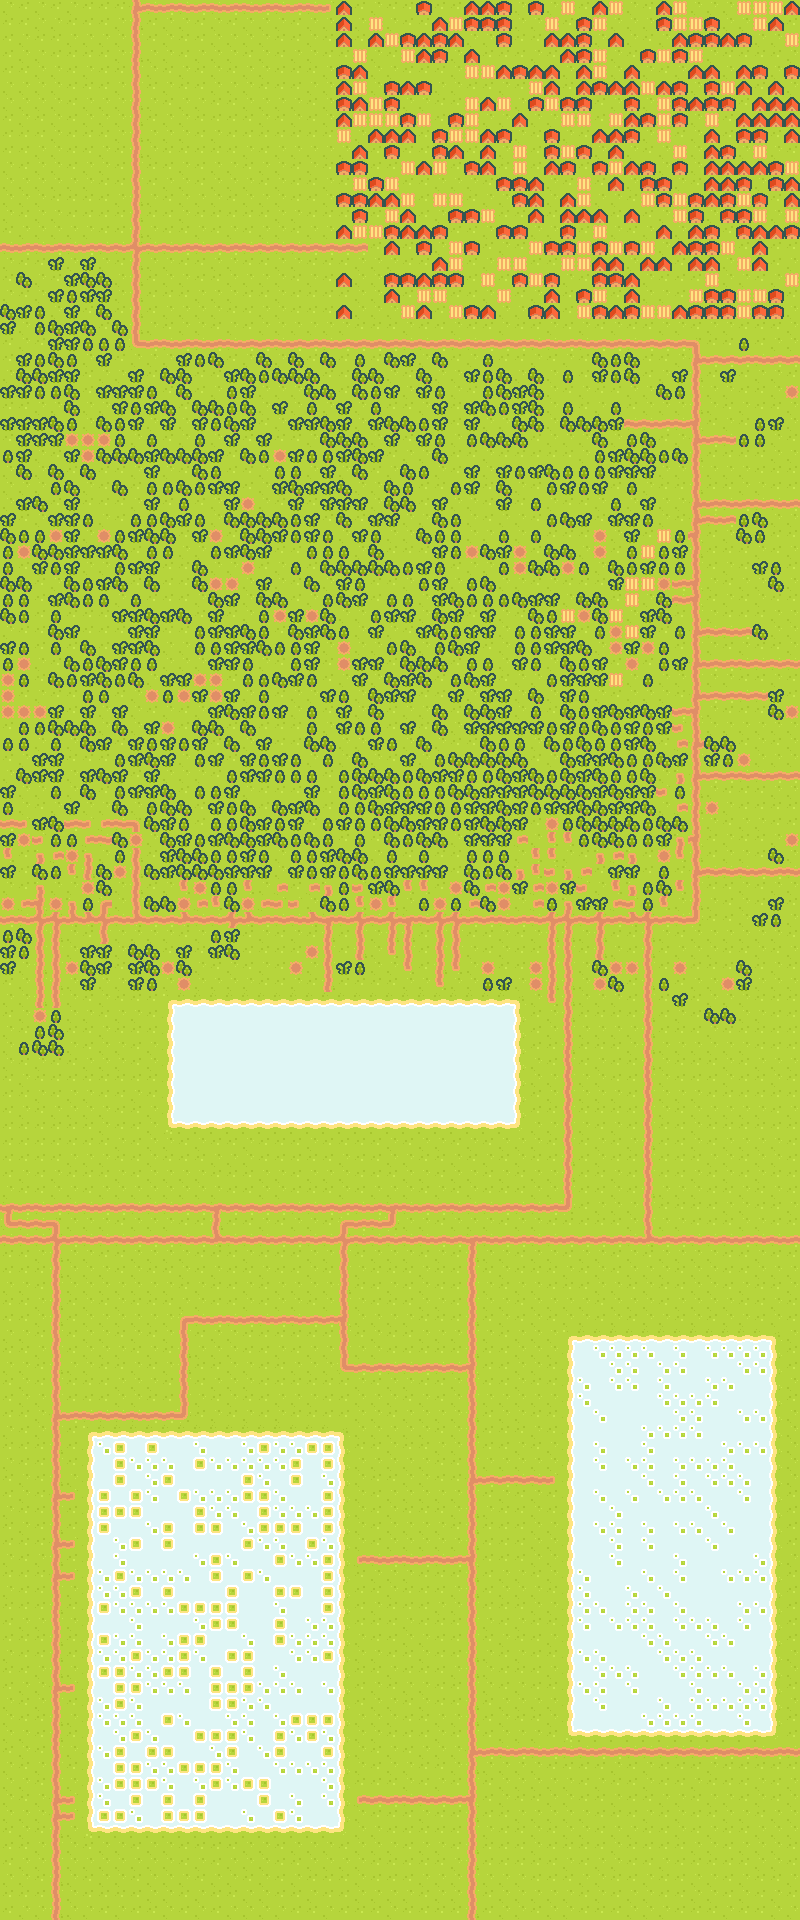

Tiled map render using the project's own tile images. Description and the map definition, with tile-layer contents summarised, below:
An orthogonal 50x120 tile map with 16x16 px tiles, 1 tile layer (Ground).

<map version="1.5" tiledversion="1.7.2" orientation="orthogonal" renderorder="right-down" width="50" height="120" tilewidth="16" tileheight="16" infinite="0" nextlayerid="2" nextobjectid="1">
 <editorsettings>
  <export target="Falcon_Arena01.lua" format="lua" />
 </editorsettings>
 <tileset firstgid="1" source="../gfx/Falcon_Ground.tsx" />
 <layer id="1" name="Ground" width="50" height="120">
  <data>[6000 cells, 6000 non-empty, 37 distinct tile ids]</data>
 </layer>
</map>
